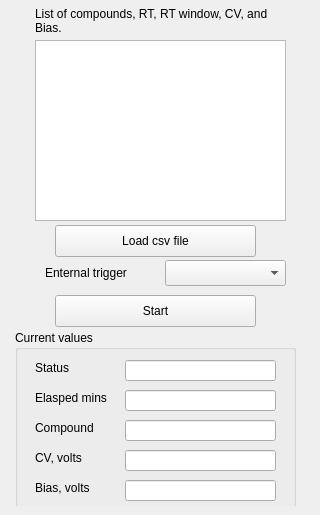
      <widget class="QWidget" name="CVparking">
       <attribute name="title">
        <string>CV parking</string>
       </attribute>
       <widget class="QFrame" name="frmCVparking">
        <property name="geometry">
         <rect>
          <x>0</x>
          <y>0</y>
          <width>311</width>
          <height>506</height>
         </rect>
        </property>
        <property name="frameShape">
         <enum>QFrame::NoFrame</enum>
        </property>
        <property name="frameShadow">
         <enum>QFrame::Plain</enum>
        </property>
        <property name="lineWidth">
         <number>0</number>
        </property>
        <widget class="QGroupBox" name="gbCurrentValues">
         <property name="geometry">
          <rect>
           <x>15</x>
           <y>330</y>
           <width>281</width>
           <height>181</height>
          </rect>
         </property>
         <property name="title">
          <string>Current values</string>
         </property>
         <widget class="QLabel" name="label_140">
          <property name="geometry">
           <rect>
            <x>20</x>
            <y>30</y>
            <width>59</width>
            <height>16</height>
           </rect>
          </property>
          <property name="text">
           <string>Status</string>
          </property>
         </widget>
         <widget class="QLabel" name="label_141">
          <property name="geometry">
           <rect>
            <x>20</x>
            <y>60</y>
            <width>81</width>
            <height>16</height>
           </rect>
          </property>
          <property name="text">
           <string>Elasped mins</string>
          </property>
         </widget>
         <widget class="QLabel" name="label_151">
          <property name="geometry">
           <rect>
            <x>20</x>
            <y>120</y>
            <width>71</width>
            <height>16</height>
           </rect>
          </property>
          <property name="text">
           <string>CV, volts</string>
          </property>
         </widget>
         <widget class="QLabel" name="label_152">
          <property name="geometry">
           <rect>
            <x>20</x>
            <y>150</y>
            <width>71</width>
            <height>16</height>
           </rect>
          </property>
          <property name="text">
           <string>Bias, volts</string>
          </property>
         </widget>
         <widget class="QLineEdit" name="leFMstatus">
          <property name="geometry">
           <rect>
            <x>110</x>
            <y>30</y>
            <width>151</width>
            <height>21</height>
           </rect>
          </property>
          <property name="readOnly">
           <bool>true</bool>
          </property>
         </widget>
         <widget class="QLineEdit" name="leFMelasped">
          <property name="geometry">
           <rect>
            <x>110</x>
            <y>60</y>
            <width>151</width>
            <height>21</height>
           </rect>
          </property>
          <property name="readOnly">
           <bool>true</bool>
          </property>
         </widget>
         <widget class="QLineEdit" name="leFMcvVolts">
          <property name="geometry">
           <rect>
            <x>110</x>
            <y>120</y>
            <width>151</width>
            <height>21</height>
           </rect>
          </property>
          <property name="readOnly">
           <bool>true</bool>
          </property>
         </widget>
         <widget class="QLineEdit" name="leFMbiasVolts">
          <property name="geometry">
           <rect>
            <x>110</x>
            <y>150</y>
            <width>151</width>
            <height>21</height>
           </rect>
          </property>
          <property name="readOnly">
           <bool>true</bool>
          </property>
         </widget>
         <widget class="QLabel" name="label_163">
          <property name="geometry">
           <rect>
            <x>20</x>
            <y>90</y>
            <width>71</width>
            <height>16</height>
           </rect>
          </property>
          <property name="text">
           <string>Compound</string>
          </property>
         </widget>
         <widget class="QLineEdit" name="leFMcompound">
          <property name="geometry">
           <rect>
            <x>110</x>
            <y>90</y>
            <width>151</width>
            <height>21</height>
           </rect>
          </property>
          <property name="readOnly">
           <bool>true</bool>
          </property>
         </widget>
        </widget>
        <widget class="QLabel" name="label_139">
         <property name="geometry">
          <rect>
           <x>45</x>
           <y>265</y>
           <width>111</width>
           <height>16</height>
          </rect>
         </property>
         <property name="text">
          <string>Enternal trigger</string>
         </property>
        </widget>
        <widget class="QPushButton" name="pbFMloadCSV">
         <property name="geometry">
          <rect>
           <x>55</x>
           <y>225</y>
           <width>201</width>
           <height>32</height>
          </rect>
         </property>
         <property name="text">
          <string>Load csv file</string>
         </property>
        </widget>
        <widget class="QPushButton" name="pbFMstart">
         <property name="geometry">
          <rect>
           <x>55</x>
           <y>295</y>
           <width>201</width>
           <height>32</height>
          </rect>
         </property>
         <property name="text">
          <string>Start</string>
         </property>
        </widget>
        <widget class="QComboBox" name="comboFMtrig">
         <property name="geometry">
          <rect>
           <x>165</x>
           <y>260</y>
           <width>121</width>
           <height>26</height>
          </rect>
         </property>
        </widget>
        <widget class="QTextEdit" name="textCVparkList">
         <property name="geometry">
          <rect>
           <x>35</x>
           <y>40</y>
           <width>251</width>
           <height>181</height>
          </rect>
         </property>
         <property name="lineWrapMode">
          <enum>QTextEdit::NoWrap</enum>
         </property>
        </widget>
        <widget class="QLabel" name="label_138">
         <property name="geometry">
          <rect>
           <x>35</x>
           <y>0</y>
           <width>251</width>
           <height>41</height>
          </rect>
         </property>
         <property name="text">
          <string>List of compounds, RT, RT window, CV, and Bias.</string>
         </property>
         <property name="wordWrap">
          <bool>true</bool>
         </property>
        </widget>
       </widget>
      </widget>
